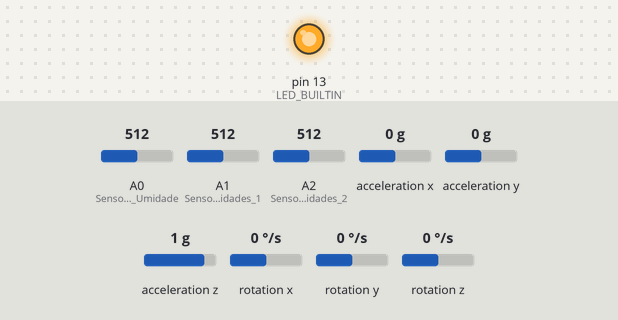
Simulated run of this sketch. Board: Arduino Nano, built with avr-gcc and run on an emulated ATmega328P. Shown: output pins drawn as LEDs (lit = HIGH). Wiring (inferred from the names in the program): MPU-6050 motion sensor at I2C address 0x68. The test bench sets the inputs (shaded band); at power-on: A0 (Sensores_Umidade) = 512, A1 (Sensores_Umidades_1) = 512, A2 (Sensores_Umidades_2) = 512, acceleration x 0 g, acceleration y 0 g, acceleration z 1 g, rotation x 0 °/s, rotation y 0 °/s, rotation z 0 °/s. What the sketch prints to the serial monitor is not drawn.

Above: at 2.4 s.
At 6.7 s:
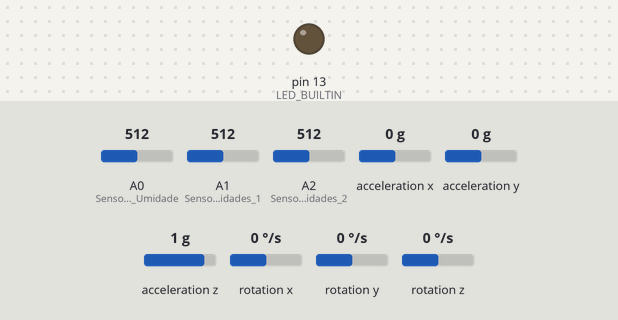
Timing chart, 0 to 11.4 s (numbered marks = the images above):
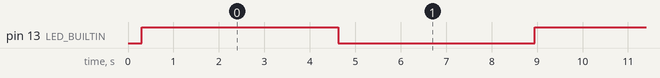

The sketch:

Nano_Lora_MPU_Umidade.ino
```cpp
// Programa: Acelerometro com ESP8266 NodeMCU
/*
 *  Adaptado do desenvolvido pelo FilpeFlop https://www.filipeflop.com/blog/acelerometro-com-esp8266-nodemcu
 */

#include <Wire.h>         // biblioteca de comunicação I2C
#include<SoftwareSerial.h>
#include <math.h>
//========SoftwareSerial==================
SoftwareSerial SWSerial2(2, 3);  //D2, D3 : Será usada a serial por software para deixar livre a serial do monitor serial

/*
 * Definições de alguns endereços mais comuns do MPU6050
 * os registros podem ser facilmente encontrados no mapa de registros do MPU6050
 */
const int MPU_ADDR =      0x68; // definição do endereço do sensor MPU6050 (0x68)
const int WHO_AM_I =      0x75; // registro de identificação do dispositivo
const int PWR_MGMT_1 =    0x6B; // registro de configuração do gerenciamento de energia
const int GYRO_CONFIG =   0x1B; // registro de configuração do giroscópio
const int ACCEL_CONFIG =  0x1C; // registro de configuração do acelerômetro
const int ACCEL_XOUT =    0x3B; // registro de leitura do eixo X do acelerômetro

bool led_state = false;   //Definir estado de LED do Arduino nano
bool first_time =true;    // Variavel para verificar se é a primeira vez que esta sendo ligado

unsigned long millisTarefa1 = millis();    // Variavel para o tempo de envio de sinal
const unsigned long timeGetInfo =4000;  //Tempo para puxar dados do sensor

String postStr;   //Variavel global com o texto que será enviado.

// variáveis para armazenar os dados "crus" do acelerômetro
int16_t AcX, AcY, AcZ, Tmp, GyX, GyY, GyZ, angx, angy, angz;
int u1,u2,u3 ; //Leituras das umidades


void setup()
{
  pinMode(LED_BUILTIN, OUTPUT);
  pinMode(A0,INPUT); //Sensores Umidade
  pinMode(A1,INPUT); //Sensores Umidades 1
  pinMode(A2,INPUT); //Sensores Umidades 2
  Serial.begin(9600);
  Serial.println("Iniciando configuração do MPU6050");
  SWSerial2.begin(9600);

  initI2C(); //Inicia comunicação I2C
  initMPU(); // Inicia o MPU
  checkMPU(MPU_ADDR); // Verifica o MPU

  Serial.println("Configuração finalizada, iniciando loop");
}
void loop()
{
  if (((millis() - millisTarefa1)>timeGetInfo) || (first_time==true))
  {
        readRawMPU();    // lê os dados do sensor e os almacena nas variaves globais
        checkMPU(MPU_ADDR);
        readUmidade(); // lê os dados do sensor e os almacena nas variaves globais
        criarTextoParaEnviar();  //Converte as variaveis em texto para enviar postSTR
        first_time=false;

        millisTarefa1=millis();
        Serial.println("Enviando dados");
        postStr +="/D";
        SWSerial2.print(postStr);
  }
  delay(1000);
  }


  /*****************************************
   *
   * *************FUNÇÕES*******************
   *
   * **************************************/


   void initI2C()   //Inicializa o I2C para o sensor de aceleração
{
  //Serial.println("---inside initI2C");
  //Wire.begin(sda_pin, scl_pin);
  Wire.begin();  //Usa os portos padroes do NODE D1=SCL D2=SDA
}

/*
 * função que escreve um dado valor em um dado registro
 */
void writeRegMPU(int16_t reg, int16_t val)      //aceita um registro e um valor como parâmetro
{
  Wire.beginTransmission(MPU_ADDR);     // inicia comunicação com endereço do MPU6050
  Wire.write(reg);                      // envia o registro com o qual se deseja trabalhar
  Wire.write(val);                      // escreve o valor no registro
  Wire.endTransmission(true);           // termina a transmissão

}

/*
 * função que lê de um dado registro
 */
uint8_t readRegMPU(uint8_t reg)        // aceita um registro como parâmetro
{
  uint8_t data;
  Wire.beginTransmission(MPU_ADDR);     // inicia comunicação com endereço do MPU6050
  Wire.write(reg);                      // envia o registro com o qual se deseja trabalhar
  Wire.endTransmission(false);          // termina transmissão mas continua com I2C aberto (envia STOP e START)
  Wire.requestFrom(MPU_ADDR, 1);        // configura para receber 1 byte do registro escolhido acima
  data = Wire.read();                   // lê o byte e guarda em 'data'
  return data;                          //retorna 'data'
}

/*
 * função que procura pelo sensor no endereço 0x68
 */
void findMPU(int mpu_addr)
{
  Wire.beginTransmission(MPU_ADDR);
  int data = Wire.endTransmission(true);

  if(data == 0)
  {
    Serial.print("Dispositivo encontrado no endereço: 0x");
    Serial.println(MPU_ADDR, HEX);
  }
  else
  {
    Serial.println("Dispositivo não encontrado!");
  }
}

/*
 * função que verifica se o sensor responde e se está ativo
 */
void checkMPU(int mpu_addr)
{
  findMPU(MPU_ADDR);

  int data = readRegMPU(WHO_AM_I); // Register 117 – Who Am I - 0x75

  if(data == 104||data==152)
  {
    Serial.println("MPU6050 Dispositivo respondeu OK! (104)");

    data = readRegMPU(PWR_MGMT_1); // Register 107 – Power Management 1-0x6B

    if(data == 64) Serial.println("MPU6050 em modo SLEEP! (64)");
    else Serial.println("MPU6050 em modo ACTIVE!");
  }
  else Serial.println("Verifique dispositivo - MPU6050 NÃO disponível!");
  Serial.print("Data Recuperada=");
  Serial.println(data);

}

/*
 * função de inicialização do sensor
 */
void initMPU()
{
  setSleepOff();
  setGyroScale();
  setAccelScale();
}

/*
 *  função para configurar o sleep bit
 */
void setSleepOff()
{
  writeRegMPU(PWR_MGMT_1, 0); // escreve 0 no registro de gerenciamento de energia(0x68), colocando o sensor em o modo ACTIVE
}

/* função para configurar as escalas do giroscópio
   registro da escala do giroscópio: 0x1B[4:3]
   0 é 250°/s

    FS_SEL  Full Scale Range
      0        ± 250 °/s      0b00000000
      1        ± 500 °/s      0b00001000
      2        ± 1000 °/s     0b00010000
      3        ± 2000 °/s     0b00011000
*/
void setGyroScale()
{
  writeRegMPU(GYRO_CONFIG, 0);
}

/* função para configurar as escalas do acelerômetro
   registro da escala do acelerômetro: 0x1C[4:3]
   0 é 250°/s

    AFS_SEL   Full Scale Range
      0           ± 2g            0b00000000
      1           ± 4g            0b00001000
      2           ± 8g            0b00010000
      3           ± 16g           0b00011000
*/
void setAccelScale()
{
  writeRegMPU(ACCEL_CONFIG, 0);
}

/* função que lê os dados 'crus'(raw data) do sensor
   são 14 bytes no total sendo eles 2 bytes para cada eixo e 2 bytes para temperatura:

  0x3B 59 ACCEL_XOUT[15:8]
  0x3C 60 ACCEL_XOUT[7:0]
  0x3D 61 ACCEL_YOUT[15:8]
  0x3E 62 ACCEL_YOUT[7:0]
  0x3F 63 ACCEL_ZOUT[15:8]
  0x40 64 ACCEL_ZOUT[7:0]

  0x41 65 TEMP_OUT[15:8]
  0x42 66 TEMP_OUT[7:0]

  0x43 67 GYRO_XOUT[15:8]
  0x44 68 GYRO_XOUT[7:0]
  0x45 69 GYRO_YOUT[15:8]
  0x46 70 GYRO_YOUT[7:0]
  0x47 71 GYRO_ZOUT[15:8]
  0x48 72 GYRO_ZOUT[7:0]

*/
void readRawMPU()
{
  Wire.beginTransmission(MPU_ADDR);       // inicia comunicação com endereço do MPU6050
  Wire.write(ACCEL_XOUT);                       // envia o registro com o qual se deseja trabalhar, começando com registro 0x3B (ACCEL_XOUT_H)
  Wire.endTransmission(false);            // termina transmissão mas continua com I2C aberto (envia STOP e START)
  Wire.requestFrom(MPU_ADDR, 14);         // configura para receber 14 bytes começando do registro escolhido acima (0x3B)

  AcX = Wire.read() << 8;                 // lê primeiro o byte mais significativo
  AcX |= Wire.read();                     // depois lê o bit menos significativo
  AcY = Wire.read() << 8;
  AcY |= Wire.read();
  AcZ = Wire.read() << 8;
  AcZ |= Wire.read();

  Tmp = Wire.read() << 8;
  Tmp |= Wire.read();

  GyX = Wire.read() << 8;
  GyX |= Wire.read();
  GyY = Wire.read() << 8;
  GyY |= Wire.read();
  GyZ = Wire.read() << 8;
  GyZ |= Wire.read();

  angx = atan(AcZ/AcY);
  angy = atan(AcZ/AcX);
  angz = atan(AcY/AcX);


  Serial.print("AcX = "); Serial.print(AcX);
  Serial.print(" | AcY = "); Serial.print(AcY);
  Serial.print(" | AcZ = "); Serial.print(AcZ);
  Serial.print(" | Tmp = "); Serial.print(Tmp/340.00+36.53); //Equação disponibilizada pelo fabricante
  Serial.print(" | TmpCrua = "); Serial.print(Tmp); //Equação disponibilizada pelo fabricante
  Serial.print(" | GyX = "); Serial.print(GyX);
  Serial.print(" | GyY = "); Serial.print(GyY);
  Serial.print(" | GyZ = "); Serial.print(GyZ);
  Serial.print(" | Ângulo X = "); Serial.print(angx);
  Serial.print(" | Ângulo Y = "); Serial.print(angy);
  Serial.print(" | Ângulo Z = "); Serial.println(angz);

  led_state = !led_state;
  digitalWrite(LED_BUILTIN, led_state);         // pisca LED do NodeMCU a cada leitura do sensor
  delay(50);
}

void readUmidade()
{
  u1=analogRead(A0);
  u2=analogRead(A1);
  u3=analogRead(A2);

  }

void criarTextoParaEnviar()
  {
  Serial.println("*******************************");
postStr = String(AcX);
postStr += "/";
postStr += String(AcY);
postStr += "/";
postStr += String(AcZ);
postStr += "/";
postStr += String(round((Tmp/340.00+36.53)*100));
postStr += "/";
postStr += String(u1);
postStr += "/";
postStr += String(u2);
postStr += "/";
postStr += String(u3);
Serial.println(postStr);
  }
```

Measured:
- by itself, pin 13 (LED_BUILTIN): alternates HIGH for 4.3 s and LOW for 4.3 s
